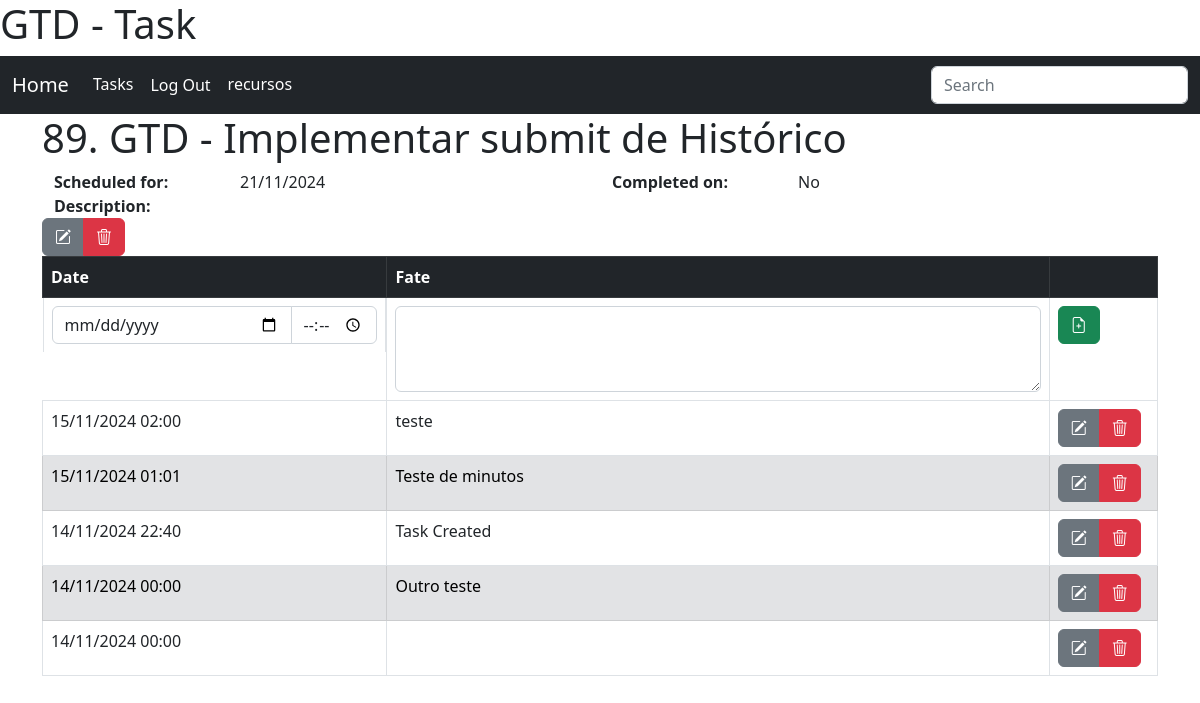
Screenshot of /tasks/task/89/ (signed in) with the database file from the repository.
### tasks/models.py (models this page shows, shortened)
class Task(models.Model):
    title = models.CharField("Title", max_length=160)
    description = models.TextField("description", blank=True, null=True)
    dt_scheduled = models.DateTimeField("Scheduled for", blank=True, null=True, default=defautlSchedule)
    dt_completed = models.DateTimeField("Completed on", blank=True, null=True)
    dt_canceled  = models.DateTimeField("Completed on", blank=True, null=True)
    created = models.DateTimeField('Created', auto_now_add=True, null=True)
    modified = models.DateTimeField('Modified', auto_now=True, null=True)
    class Meta:
        verbose_name = 'Task'
        verbose_name_plural = 'Tasks'
        ordering = ['dt_completed','dt_scheduled']
    def getHistory(self):
        return self.taskcontrol_set.filter(type='HS').order_by('-dt')

class TaskControl(models.Model):
    TYPE_CHOICES = {
        'HS':'History',
        'SC':'Schedule',
    }
    task        = models.ForeignKey(Task, on_delete=models.CASCADE)
    type        = models.CharField('Type', max_length=2, choices=TYPE_CHOICES, default='HS')
    dt          = models.DateTimeField('Date', default=now())
    description = models.TextField("description")
    created = models.DateTimeField('Created', auto_now_add=True, null=True)
    modified = models.DateTimeField('Modified', auto_now=True, null=True)
    class Meta:
        verbose_name = 'Task_Control'
        verbose_name_plural = 'Task_Controls'
        ordering = ['task','-dt']

### tasks/views.py (the view)
# urls.py: path('task/<int:pk>/', TaskDetailView.as_view(), name='task'),
class TaskDetailView(LoginRequiredMixin, DetailView):
    template_name = "tasks/task.html"
    model = Task

### tasks/templates/tasks/task.html (shortened to what this page needs)
{% extends 'core.html' %}
{% load static %}
{% block content %}
    <header><h1>{{object.pk}}. {{object.title}}</h1></header>
    <article class="container">
        <div class="row">
            <div class="col-2"><b>Scheduled for:</b></div>
            <div class="col-4">{{object.dt_scheduled|date:'d/m/Y'}}</div>
            <div class="col-2"><b>Completed on:</b></div>
            <div class="col-4">{{object.dt_completed|date:'d/m/Y'|default:'No'}}</div>
        </div>
        <div class="row">
            <div class="col-12"><b>Description:</b></div>
        </div>
    </article>
    <aside>
        <div class="btn-group end" role="group">
            <a type="button" class="btn btn-secondary" href="{% url 'tasks:update_task' object.pk %}?next={{ request.path|urlencode }}"><i class="bi bi-pencil-square"></i></a>
            <a type="button" class="btn btn-danger" href="{% url 'tasks:delete_task' object.pk %}"><i class="bi bi-trash3"></i></a>
        </div>
    </aside>
    <section>
        {% include 'tasks/history_list.html' %}
    </section>
{%endblock%}

### core/templates/core.html (shortened to what this page needs)
<!DOCTYPE html>
<html lang="en">
<head>
    <link href="https://cdn.jsdelivr.net/npm/bootstrap@5.2.3/dist/css/bootstrap.min.css" rel="stylesheet">
    <link rel="stylesheet" href="https://cdn.jsdelivr.net/npm/bootstrap-icons@1.11.3/font/bootstrap-icons.min.css">
</head>
<body>
  <header>
      <h1>
      </h1>
  </header>
  <nav class="navbar navbar-expand-sm navbar-dark bg-dark">
    <div class="container-fluid">
        <a class="navbar-brand" href="{% url 'index' %}">Home</a>
        <div class="collapse navbar-collapse" id="navbarSupportedContent">
            <ul class="navbar-nav me-auto mb-2 mb-lg-0">
                {% block nav %}
                    <li class="nav-item">
                      <a class="nav-link active" aria-current="page" href="{% url 'tasks:index' %}">Tasks</a>
                    </li>
                {% endblock %}
                {% if user.is_authenticated %}
                    <li class="nav-item">
                        <form action="{% url 'logout' %}" method="post">{% csrf_token %}<button type="submit" class="nav-link active btn btn-link" aria-current="page">Log Out</button></form>
                    </li>
                    <li class="nav-item">
                      <a class="nav-link active" aria-current="page" href="#">{{ user.username }}</a>
                    </li>
                {% else %}
                    <li class="nav-item">
                      <a class="nav-link active" aria-current="page" href="{% url 'login' %}">login</a>
                    </li>
                {% endif %}
            </ul>
            <form role="search">
                <input class="form-control" type="search" placeholder="Search" aria-label="Search">
            </form>
        </div>
    </div>
  </nav>
  <main class="container">
    {% block content %}{% endblock %}
  </main>
</body>
</html>

### tasks/templates/tasks/history_list.html (shortened to what this page needs)
<div id="histories" class="table-responsive">
    <table class="table table-hover table-bordered">
        <thead class="table-dark">
        <tr>
            <th scope="col" class="th-sm">Date</th>
            <th scope="col" class="th-lg">Fate</th>
            <th scope="col" class="th-sm"></th>
        </tr>
        </thead>
        <tbody>
        <tr>
            <form action="{% url 'tasks:new_task_history' object.pk %}" method="post">
                <td class="input-group"><input type="date" name="dt" id="id_dt" class="form-control" style="width:55%;"><input type="time" name="time" id="id_time" class="form-control"></td>
                <td><textarea name="description" id="id_description" class="form-control" cols="60" rows="3"></textarea></td>
                <td>
                    <button type="submit" class="btn btn-success"><i class="bi bi-file-earmark-plus"></i></button>
                </td>
            </form>
        </tr>
        {% for item in object.getHistory %}
            <tr {% cycle "" "class='table-secondary'" %}>
                <td>
                    {{item.dt|date:'d/m/Y H:i'}}
                </td>
                <td>
                    {{item.description}}
                </td>
                <td>
                    <div class="btn-group end" role="group">
                        <a type="button" class="btn btn-secondary" href="?next={{ request.path|urlencode }}"><i class="bi bi-pencil-square"></i></a>
                        <button type="button" class="btn btn-danger"
                               hx-delete=""
                               hx-confirm="Are you sure you wish to delete this task?"
                               hx-target="#tasks"
                        ><i class="bi bi-trash3"></i></button>
                    </div>
                </td>
            </tr>
        {% endfor %}
        </tbody>
    </table>
</div>

### rows the page displays
Task: pk "89", title "GTD - Implementar submit de Histórico", dt_scheduled "21/11/2024", dt_completed "No"
TaskControl: dt "15/11/2024 02:00", description "teste"
TaskControl: dt "15/11/2024 01:01", description "Teste de minutos"
TaskControl: dt "14/11/2024 22:40", description "Task Created"
TaskControl: dt "14/11/2024 00:00", description "Outro teste"
TaskControl: dt "14/11/2024 00:00"

### other values shown
{{ user.username }} "recursos"
